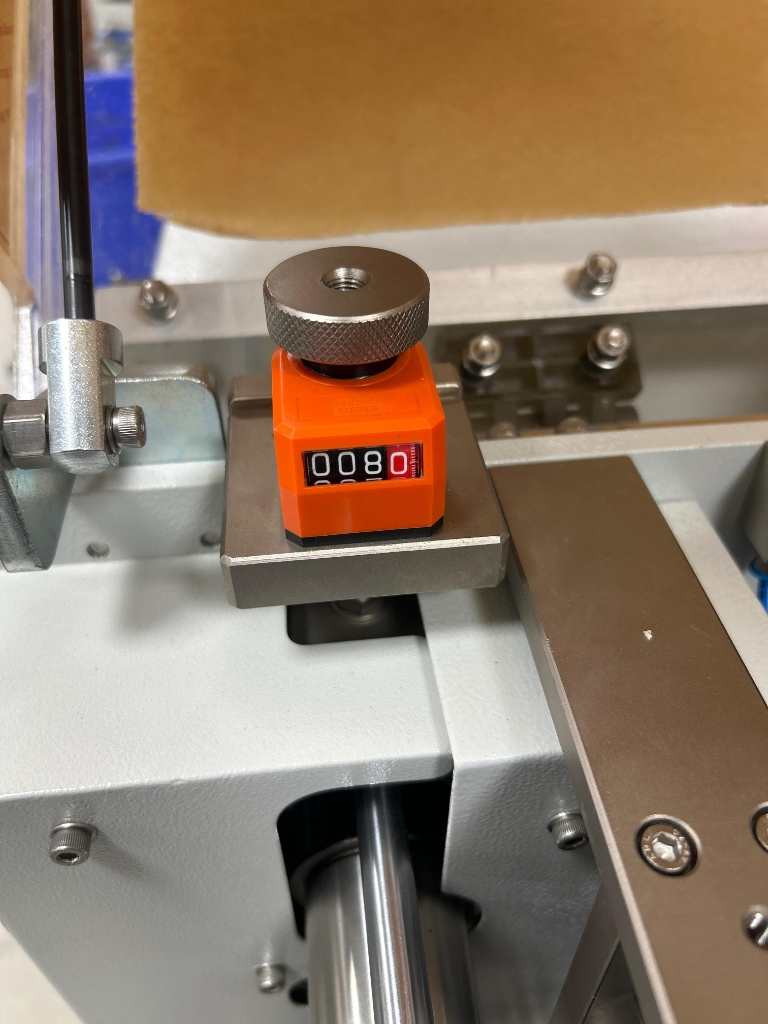
#> input picture data/raw/80.jpeg, 768 x 1024 px
$ python -i digits.py   (imports and definitions only)
#> lines starting #> are read from the running program, lines starting #| are printed output that depends on the picture; after the words box and inside, x2 and y2 are one past the last pixel; in counts of white or black regions, pixels touching at a corner belong together
#> further down, picture is the input picture: PIL image 768x1024 RGB; mean R, G, B 143, 123.8, 105.1
### src/crop.py
"""
Stage 2 & 3: Crop Normalizer & Digit Slot Extractor for DialReader
- Normalizes perspective and canonical horizontal reading orientation (left-to-right).
- Stage 2: Dynamically locates the red drum (HSV red) on the right end of the window.
  Derives the 4 slot boundaries from the window itself (3 black drums to the left + 1 red drum).
  Returns 4 discrete slot crops and the vertical centroid position of each digit.
- Stage 3: Method 2 Decimal Measurement:
  Boxes the white numeral on the red drum, measures its signed displacement from the reading
  baseline divided by the digit pitch measured dynamically in that image, rounds to nearest tenth.
"""

from typing import List, Dict, Any, Optional, Tuple
import numpy as np
from PIL import Image, ImageOps
import cv2


class WindowNormalizer:
    """
    Rectifies, rotates, dynamically extracts 4 discrete digit slots using the red drum position,
    and measures the tenth decimal fraction using Method 2.
    """

    def __init__(
        self,
        target_height: int = 128,
        target_width: int = 320
    ):
        self.target_height = target_height
        self.target_width = target_width

    # [195 lines left out: functions auto_orient, rectify_and_resize, detect_layout_variant, split_into_slots, not called in this run]

    # Public alias for backward compatibility and test conventions
    _split_slots = split_into_slots

    # [142 lines left out: functions measure_red_drum_fraction, process, not called in this run]

### src/digits.py
"""
Stage 3: Classical Computer Vision Digit Recognizer for DialReader

Replaces all ANN/CNN/deep-learning digit classification with a pure traditional
computer vision approach using:
  - Binarization and connected component segmentation
  - Aspect-preserving canonical normalization
  - Geometric pixel feature extraction (holes, projections, aspect ratio, crossbar, density)
  - Normalized template matching with binary IoU and pixel correlation
  - Ambiguity rejection and missing-template diagnostics
  - 100% reproducible template registration

Strictly ZERO neural network dependencies (no PyTorch, no torchvision, no OCR engines).
"""

from dataclasses import dataclass, field
from pathlib import Path
from typing import List, Dict, Any, Optional, Tuple, Union
import json
import numpy as np
from PIL import Image, ImageDraw, ImageFont
import cv2


@dataclass
class DigitTemplate:
    """
    Representation of a single digit template.
    """
    digit: int
    mask: np.ndarray  # Normalized binary mask (uint8: 0 or 255)
    features: Dict[str, Any]
    source: str
    verified: bool = True
    condition: str = "stationary"
    image_hash: Optional[str] = None

    # [11 lines left out: function to_dict, not called in this run]


class DigitTemplateLibrary:
    """
    Reproducible template bank for digits 0-9.
    Tracks provenance, verified status, and handles serialization.
    """

    def __init__(self, canonical_size: Tuple[int, int] = (48, 32)):
        self.canonical_size = canonical_size
        # Dictionary mapping digit (0..9) to a list of DigitTemplate instances
        self.templates: Dict[int, List[DigitTemplate]] = {d: [] for d in range(10)}

    # [53 lines left out: function register_template, not called in this run]

    def available_digits(self) -> List[int]:
        """Returns list of digits that have at least one registered template."""
        return [d for d in range(10) if len(self.templates[d]) > 0]

    def missing_digits(self) -> List[int]:
        """Returns list of digits that have no registered template."""
        return [d for d in range(10) if len(self.templates[d]) == 0]

    def has_template(self, digit: int) -> bool:
        return len(self.templates.get(digit, [])) > 0

    # [5 lines left out: function get_templates, not called in this run]

    def get_template_count(self, digit: int, verified_only: bool = True) -> int:
        """Returns the number of registered templates for a digit."""
        return len(self.get_templates(digit, verified_only=verified_only))

    # [27 lines left out: function get_independent_source_count, not called in this run]

    def independent_sources_by_digit(self, verified_only: bool = True) -> Dict[int, int]:
        """Returns mapping of digit -> count of independent source photographs."""
        return {d: self.get_independent_source_count(d, verified_only=verified_only) for d in range(10)}

    # [85 lines left out: functions audit, load_verified_file_templates, not called in this run]

    def load_verified_preset_templates(self, project_root: Optional[Path] = None) -> Dict[str, Any]:
        """
        Extracts verified templates from existing preset images with known ground truth readings:
          - data/presets/dial_0078.png -> Reading 0078 (slot 0=0, slot 1=0, slot 2=7, slot 3=8)
          - data/presets/dial_0080.png -> Reading 0080 (slot 0=0, slot 1=0, slot 2=8, slot 3=0)

        Also loads from data/labeled/verified_templates.json if present.
        Does NOT guess unlabeled images. Clearly documents sources.
        """
        if project_root is None:
            project_root = Path(__file__).resolve().parent.parent

        registered = []
        preset_sources = [
            ("dial_0078.png", project_root / "data" / "presets" / "dial_0078.png", [0, 0, 7, 8]),
            ("dial_0080.png", project_root / "data" / "presets" / "dial_0080.png", [0, 0, 8, 0]),
        ]

        # Use WindowNormalizer to extract slots from presets
        from src.crop import WindowNormalizer
        normalizer = WindowNormalizer()

        import hashlib

        for filename, path, expected_digits in preset_sources:
            if not path.exists():
                continue
            try:
                # Compute image hash for provenance tracking
                with open(path, "rb") as f:
                    img_hash = hashlib.sha256(f.read()).hexdigest()[:16]

                img = Image.open(path).convert("RGB")
                proc = normalizer.process(img)
                slots = proc.get("digit_slots", [])
                if len(slots) != 4:
                    continue

                for slot_idx in range(4):
                    digit_label = expected_digits[slot_idx]
                    slot_crop = slots[slot_idx]
                    mask, feats = PixelDigitRecognizer.extract_normalized_digit_mask(
                        slot_crop,
                        target_size=self.canonical_size
                    )
                    if mask is not None and np.sum(mask > 0) > 20:
                        src_desc = f"verified_preset:{filename}:slot_{slot_idx}:digit_{digit_label}"
                        self.register_template(
                            digit=digit_label,
                            mask=mask,
                            source=src_desc,
                            features=feats,
                            verified=True,
                            condition="stationary",
                            image_hash=img_hash,
                            deduplicate_identical=True
                        )
                        registered.append((digit_label, src_desc))
            except Exception as e:
                print(f"[DigitTemplateLibrary] Could not load templates from {filename}: {e}")

        # Check for curated verified templates file
        verified_file = project_root / "data" / "labeled" / "verified_templates.json"
        if verified_file.exists():
            file_res = self.load_verified_file_templates(verified_file)
            registered.extend(file_res.get("registered", []))

        return {
            "registered": registered,
            "available_digits": self.available_digits(),
            "missing_digits": self.missing_digits()
        }

    # [105 lines left out: functions load_synthetic_test_templates, save_npz, load_npz, not called in this run]


class PixelDigitRecognizer:
    """
    Classical Computer Vision Digit Recognizer.
    Replaces DigitANNPredictor without any neural network dependencies.

    Combines:
    1. Binarization and connected component segmentation
    2. Aspect-preserving canonical normalization (default 48x32)
    3. Geometric feature extraction (holes, aspect ratio, density, projections, crossbar)
    4. Template matching with binary IoU and pixel agreement
    5. Scoring, ambiguity margin, and missing template rejection
    """

    def __init__(
        self,
        template_library: Optional[DigitTemplateLibrary] = None,
        min_confidence: float = 0.35,
        ambiguity_margin: float = 0.08,
        canonical_size: Tuple[int, int] = (48, 32),
        auto_load_verified: bool = True,
        project_root: Optional[Path] = None
    ):
        self.canonical_size = canonical_size
        self.min_confidence = min_confidence
        self.ambiguity_margin = ambiguity_margin

        if template_library is not None:
            self.templates = template_library
        else:
            self.templates = DigitTemplateLibrary(canonical_size=self.canonical_size)
            if auto_load_verified:
                self.templates.load_verified_preset_templates(project_root=project_root)

    # -------------------------------------------------------------------------
    # 1. Binarization and Normalization
    # -------------------------------------------------------------------------
    @staticmethod
    def extract_normalized_digit_mask(
        slot_img: Union[Image.Image, np.ndarray],
        target_size: Tuple[int, int] = (48, 32)
    ) -> Tuple[Optional[np.ndarray], Dict[str, Any]]:
        """
        Converts a digit slot crop into a normalized binary mask preserving aspect ratio.
        Works for both black-drum (dark background) and red-drum (red background).

        Returns:
            (normalized_binary_mask, geometric_features)
            If no digit is found, returns (None, empty_features).
        """
#> called with target_size = (48, 32)
        if isinstance(slot_img, Image.Image):
            rgb = np.array(slot_img.convert("RGB"))
        else:
            rgb = slot_img if slot_img.ndim == 3 else cv2.cvtColor(slot_img, cv2.COLOR_GRAY2RGB)

        h, w = rgb.shape[:2]
        if h < 10 or w < 5:
            return None, {"status": "too_small"}

        # White numeral has high R, G, B on both black drums and red drums.
        # Red drum background has high R, but low G and low B.
        # Black drum background has low R, G, B.
        # Therefore, min(R, G, B) isolates white numerals cleanly in both drum types.
        min_rgb = np.minimum(np.minimum(rgb[:, :, 0], rgb[:, :, 1]), rgb[:, :, 2])
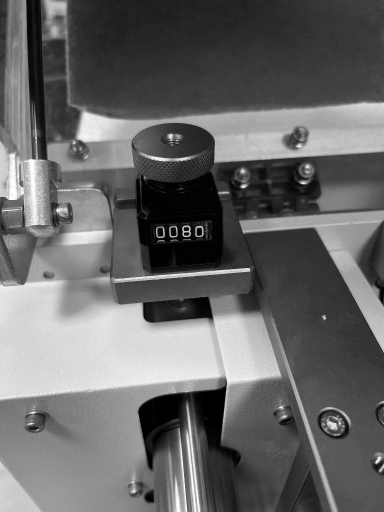
#> min_rgb: shape (1024, 768) (shown at 1/2 size); min 0, max 255, mean 103

        # Otsu thresholding with bounds to handle contrast variations
        otsu_val, _ = cv2.threshold(min_rgb, 0, 255, cv2.THRESH_BINARY + cv2.THRESH_OTSU)
#> otsu_val = 116
        thresh_val = int(np.clip(otsu_val, 75, 155))
#> thresh_val = 116
        _, binary = cv2.threshold(min_rgb, thresh_val, 255, cv2.THRESH_BINARY)
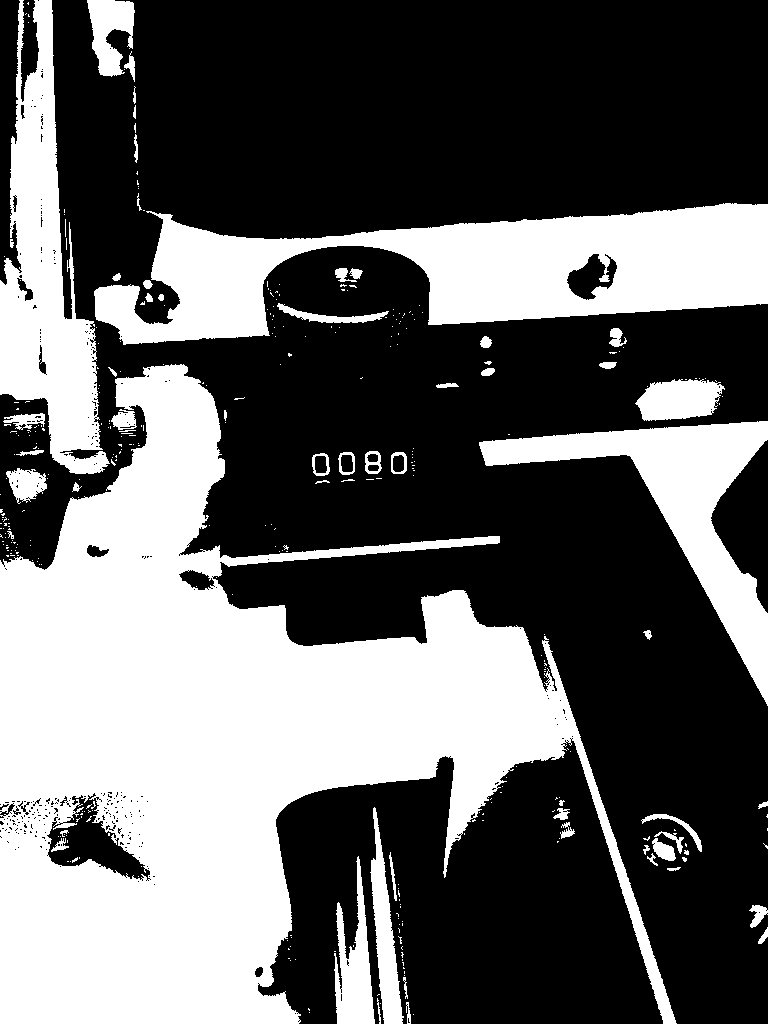
#> binary: shape (1024, 768); 38.7% white; 357 white regions (295 under 20 px), largest, box (x1, y1, x2, y2) and area: (0, 364, 677, 1024) 191825, (94, 203, 768, 345) 49430, (0, 0, 110, 474) 23930

        # Morphological noise removal
        kernel_open = cv2.getStructuringElement(cv2.MORPH_RECT, (2, 2))
        binary = cv2.morphologyEx(binary, cv2.MORPH_OPEN, kernel_open)
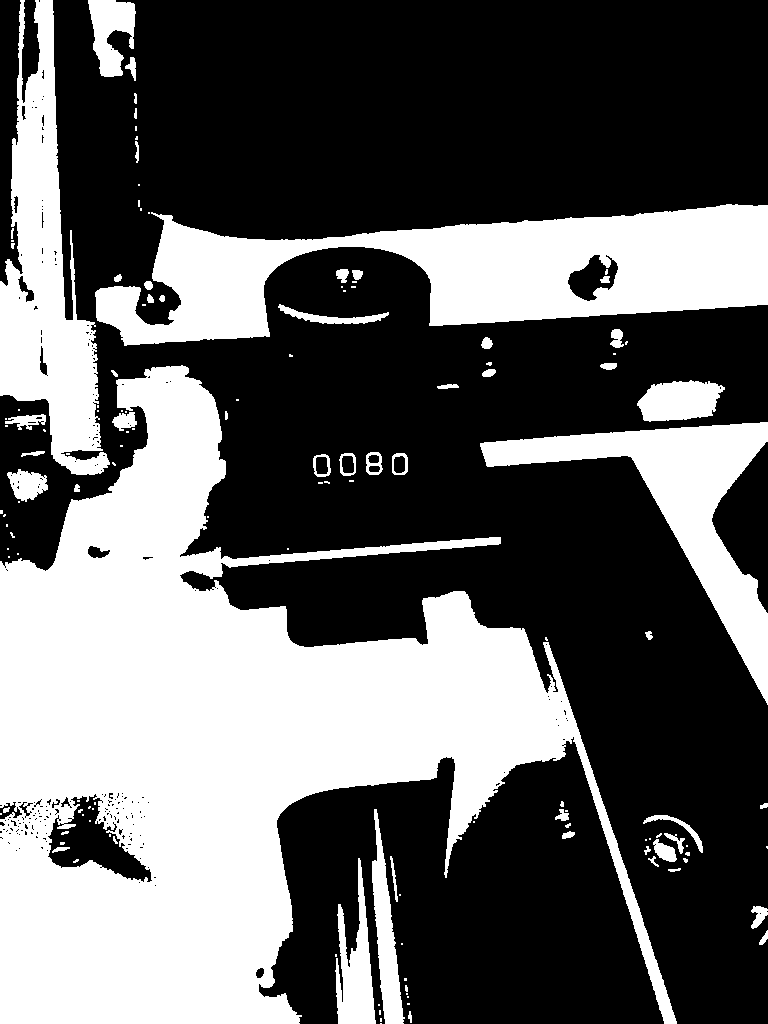
#> binary: shape (1024, 768); 38.5% white; 135 white regions (80 under 20 px), largest, box (x1, y1, x2, y2) and area: (0, 365, 677, 1024) 191383, (95, 204, 768, 346) 49206, (0, 0, 110, 475) 23848

        # Connected component analysis to find primary centered digit
        num_labels, labels, stats, centroids = cv2.connectedComponentsWithStats(binary, connectivity=8)
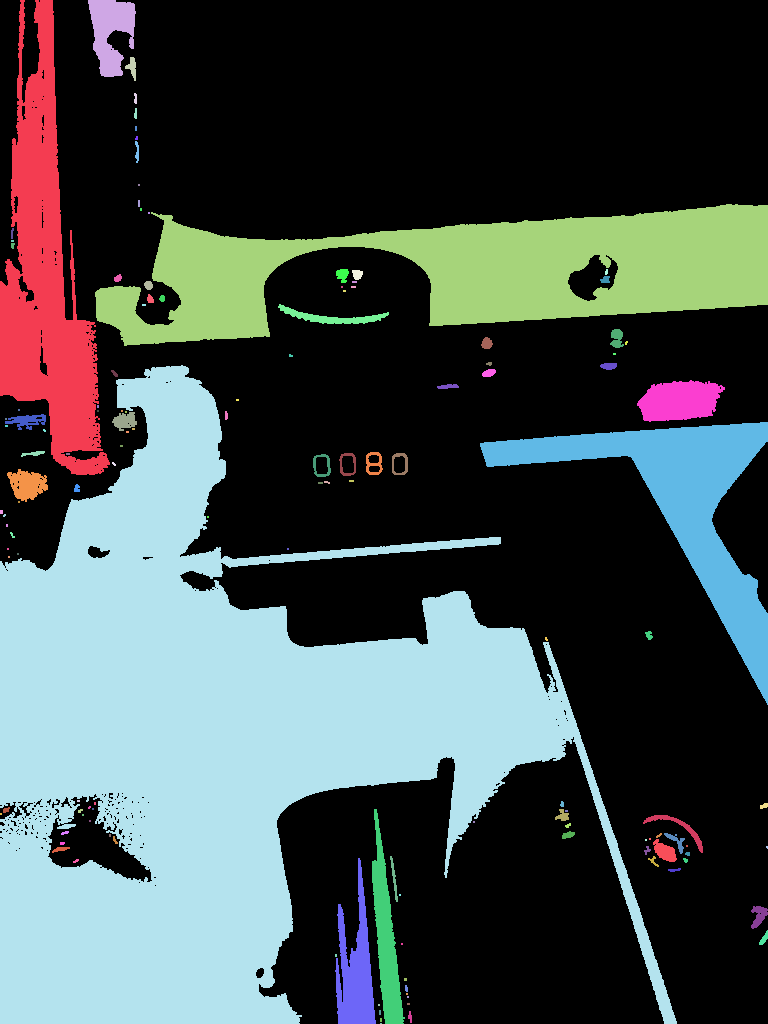
#> labels: shape (1024, 768) int32; 136 distinct labels, from 0 to 135; one colour per label, 0 black
#> num_labels = 136; stats = 136 rows, first 6: [0, 0, 768, 1024, 484026], [0, 0, 110, 475, 23848], [88, 0, 48, 77, 2317], [125, 57, 11, 24, 132], [134, 93, 3, 11, 28], [134, 108, 3, 11, 27]; centroids = 136 pairs, first value 0.5 to 766.6, second value 31.54 to 1023
        candidates = []

        for j in range(1, num_labels):
            area = stats[j, cv2.CC_STAT_AREA]
            bx, by, bw, bh = (
                int(stats[j, cv2.CC_STAT_LEFT]),
                int(stats[j, cv2.CC_STAT_TOP]),
                int(stats[j, cv2.CC_STAT_WIDTH]),
                int(stats[j, cv2.CC_STAT_HEIGHT]),
            )
            cx, cy = centroids[j]

            # Filter out slot divider vertical lines at boundary
            if bw < 10 and (bx <= 2 or bx + bw >= w - 2):
                continue

            # Candidate must have reasonable height and area
            if bh >= max(10, int(0.22 * h)) and bw >= 4 and area >= 40:
                dist_center_y = abs(cy - (h / 2.0))
                # Primary numeral score: large area close to vertical center
                score = area / (1.0 + 2.5 * (dist_center_y / float(h)))
                candidates.append((j, score, area, (bx, by, bw, bh), (cx, cy)))
#> this loop made 135 passes
#> (area, bx, by, bw, bh, cx, cy, dist_center_y) on passes 1, 38, 53: (23848, 0, 0, 110, 475, 45.58, 276.4, 235.6), (191383, 0, 365, 677, 659, 215.9, 742.3, 230.3), (19724, 480, 422, 288, 283, 680.2, 506, 6.02)
#> after the loop, candidates = [(1, 15140.6, 23848, (0, 0, 110, 475), (45.58, 276.4)), (38, 122498.7, 191383, (0, 365, 677, 659), (215.9, 742.3)), (53, 19438.1, 19724, (480, 422, 288, 283), (680.2, 506))]

        if not candidates:
            # Fallback: largest component
            best_area = 0
            best_j = 0
            for j in range(1, num_labels):
                if stats[j, cv2.CC_STAT_AREA] > best_area:
                    best_area = stats[j, cv2.CC_STAT_AREA]
                    best_j = j
            if best_j > 0 and best_area > 30:
                bx, by, bw, bh = (
                    int(stats[best_j, cv2.CC_STAT_LEFT]),
                    int(stats[best_j, cv2.CC_STAT_TOP]),
                    int(stats[best_j, cv2.CC_STAT_WIDTH]),
                    int(stats[best_j, cv2.CC_STAT_HEIGHT]),
                )
                raw_crop = (labels[by : by + bh, bx : bx + bw] == best_j).astype(np.uint8) * 255
            else:
                return None, {"status": "no_digit_candidate"}
        else:
            best_cand = max(candidates, key=lambda c: c[1])
#> best_cand = (38, 122498.7, 191383, (0, 365, 677, 659), (215.9, 742.3))
            best_j = best_cand[0]
#> best_j = 38
            bx, by, bw, bh = best_cand[3]
#> bx = 0; by = 365; bw = 677; bh = 659
            raw_crop = (labels[by : by + bh, bx : bx + bw] == best_j).astype(np.uint8) * 255
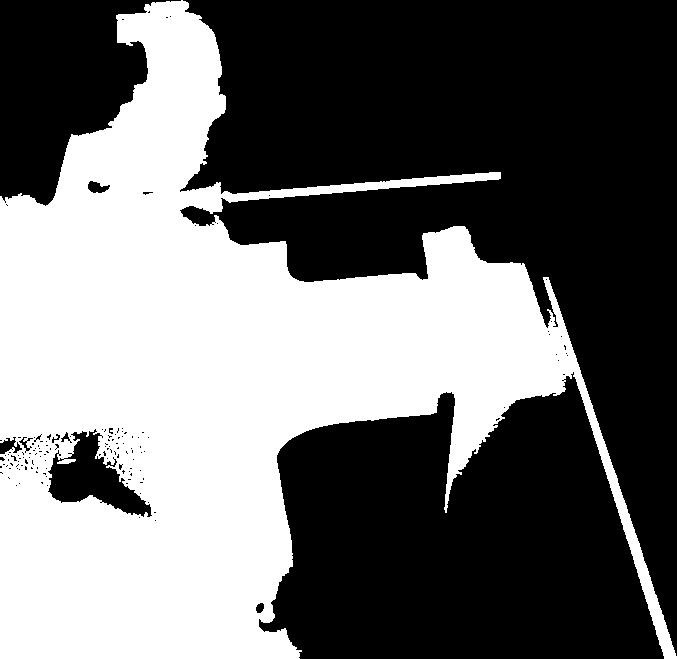
#> raw_crop: shape (659, 677); 42.9% white; 1 white region, box (x1, y1, x2, y2) and area: (0, 0, 677, 659) 191383

        # Morphological closing (3x3) to bridge minor breaks in mechanical engraving strokes
        kernel_close = cv2.getStructuringElement(cv2.MORPH_RECT, (3, 3))
        closed_crop = cv2.morphologyEx(raw_crop, cv2.MORPH_CLOSE, kernel_close)
#> closed_crop: shape (659, 677); 43.1% white; 1 white region, box (x1, y1, x2, y2) and area: (0, 0, 677, 659) 192246

        # Aspect-preserving normalization to target canvas size
        th, tw = target_size
        pad = 2
        scale = min((th - 2 * pad) / float(bh), (tw - 2 * pad) / float(bw))
#> scale = 0.0414
#> (the rest of the program and of its run is left out)
